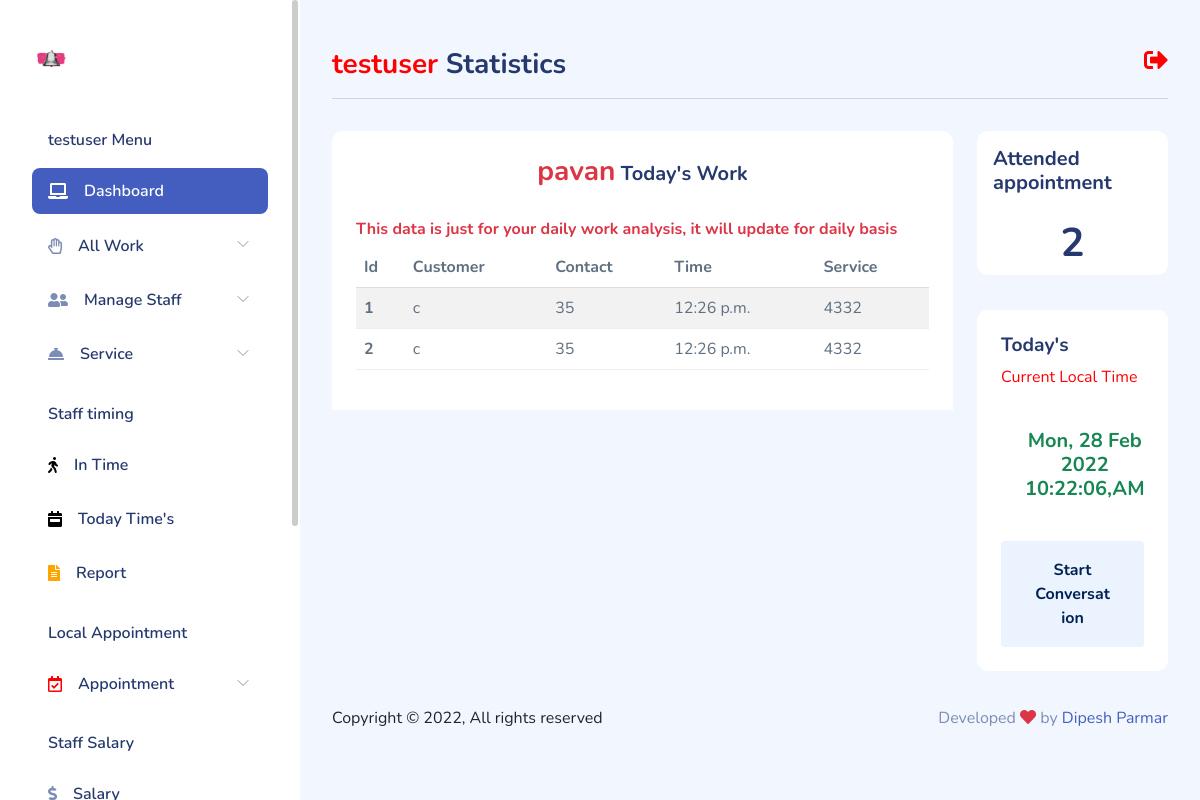
The page /client/get-today-work/pavan/ (signed in) on the database its author committed.
### client/models.py (models this page shows, shortened)
class Staff(models.Model):
    user = models.ForeignKey(User, on_delete=models.CASCADE,null=True, blank=True)
    profile = models.ImageField(upload_to = 'staff/')
    name = models.CharField(max_length=100)
    phone = models.PositiveIntegerField()
    email = models.EmailField(max_length=100, null=True, blank=True)
    service = models.CharField(max_length=100, null=True, blank=True)
    fdate = models.DateTimeField(auto_now_add=True)

class Appointment_data(models.Model):
    user = models.ForeignKey(User, on_delete=models.CASCADE,null=True, blank=True)
    uniq = models.CharField(max_length=100,null=True, blank=True)
    customer = models.CharField(max_length=100)
    phone = models.PositiveBigIntegerField()
    datex = models.DateField(max_length=100)
    timex = models.TimeField()
    service = models.CharField(max_length=100, null=True, blank=True)
    staff = models.ForeignKey(Staff, on_delete=models.CASCADE, null=True,blank=True)
    fdate = models.DateTimeField(auto_now_add=True)

### client/views.py (the view)
# urls.py: path('get-today-work/<str:sname>/', views.get_today_work, name='twork'),
@user_passes_test(lambda u: u.is_authenticated, login_url='/')
def get_today_work(request, sname):
    try:
        ssff = Staff.objects.get(Q(user=request.user) & Q(name=sname))
    except ObjectDoesNotExist:
        return HttpResponseNotFound('<h1 style="color:red;">Your Data Not Found By Object Not Found</h1>')
    except MultipleObjectsReturned:
        return HttpResponseNotFound('<h1 style="color:red;">Your Data Not Found By Multiple Object Return</h1>')
    towork = Appointment_data.objects.filter(
        Q(user=request.user) & Q(datex=datetime.date.today()) & Q(staff=ssff))
    towork_count = Appointment_data.objects.filter(
        Q(user=request.user) & Q(datex=datetime.date.today()) & Q(staff=ssff)).count()
    context = {'data': towork, 'sname': sname, 'total': towork_count}
    return render(request, 'client/get_today.html', context)

### client/templates/client/get_today.html (shortened to what this page needs)
{% extends "client/layout.html" %}
{% block table %}
    <div class="text-center mt-4 h5 mb-2"><span class="text-danger h3">{{sname}}</span>  Today's Work</div>
    <div class="card-header">
        <div class="text-danger h6">This data is just for your daily work analysis, it will update for daily basis</div>
        <div class="table-responsive">
        <table class="table table-striped">
            <thead>
              <tr>
                <th scope="col">Id</th>
                <th scope="col">Customer</th>
                <th scope="col">Contact</th>
                <th scope="col">Time</th>
                <th scope="col">Service</th>
              </tr>
            </thead>
            <tbody>
                {% if data %}
                    {% for dt in data %}
                        <tr>
                        <th scope="row">{{forloop.counter}}</th>
                        <td>{{dt.customer}}</td>
                        <td>{{dt.phone}}</td>
                        <td>{{dt.timex}}</td>
                        <td>{{dt.service}}</td>
                        </tr>
                    {% endfor %}
                {% else %}
                        <h3 class="text-danger text-center">Data Not Available</h3>
                {% endif %}
            </tbody>
          </table>
        </div>
    </div>
{% endblock table %}
{% block cardfeatur %}
<div class="p-3 h5">
    Attended appointment
</div>
<h1 class="text-center">{{total}}</h1>
{% endblock cardfeatur %}
{% block visitors  %}
<div class="card-header">
    <h4>Today's</h4><span><marquee style="color:red;">Current Local Time</marquee> </span>
</div>
<div class="px-4 pb-4">
    <div class="card-content ">
        <div class="recent-message d-flex px-4 py-3">
            <span class="text-center text-success font-weight-bold h5">
                {% now "D, d M Y" %}
                {% now "h:i:s,A" %}
            </span>
        </div>
    </div>
    <button class='btn btn-block btn-xl btn-light-primary font-bold mt-3'>Start
        Conversation</button>
</div>
{% endblock visitors  %}

### client/templates/client/layout.html (shortened to what this page needs)
{% load static %}
<!DOCTYPE html>
<html lang="en">
<head>
  <link rel="stylesheet" href="https://use.fontawesome.com/releases/v5.11.2/css/all.css">
    <link rel="stylesheet" href="{% static 'client/css/bootstrap.css' %}">
    <link rel="stylesheet" href="{% static 'client/css/bold.css' %}">
    <link rel="stylesheet" href="{% static 'client/css/perfect-scrollbar.css' %}">
    <link rel="stylesheet" href="{% static 'client/css/bootstrap-icons.css' %}">
    <link rel="stylesheet" href="{% static 'client/css/app.css' %}">
</head>
<body>
    <div id="app">
        <div id="sidebar" class="active">
            <div class="sidebar-wrapper active">
    <div class="sidebar-header">
        <div class="d-flex justify-content-between">
            <div class="logo">
                <a href="index.html"><img src="{% static 'client/img/bell.png' %}"  class="img-fluid"  alt="Logo" srcset=""></a>
            </div>
        </div>
    </div>
    <div class="sidebar-menu">
        <ul class="menu">
            <li class="sidebar-title">{{request.user}} Menu</li>
            <li
                class="sidebar-item active ">
                <a href="{% url 'client' %}" class='sidebar-link'>
                    <i class="fas fa-laptop"></i>
                    <span>Dashboard</span>
                </a>
            </li>
            <li
                class="sidebar-item  has-sub">
                <a href="#" class='sidebar-link'>
                    <i class="far fa-hand-paper"></i>
                    <span>All Work</span>
                </a>
            </li>
            <li
                class="sidebar-item  has-sub">
                <a href="#" class='sidebar-link'>
                    <i class="fas fa-user-friends"></i>
                    <span>Manage Staff</span>
                </a>
            </li>
            <li
                class="sidebar-item  has-sub">
                <a href="#" class='sidebar-link'>
                    <i class="fas fa-concierge-bell" style=""></i>
                    <span>Service</span>
                </a>
            </li>
            <li class="sidebar-title">Staff timing</li>
            <li
                class="sidebar-item  ">
                <a href="{% url 'timing' %}" class='sidebar-link'>
                    <i class="fas fa-walking" style="color:black;"></i>
                    <span>In Time</span>
                </a>
            </li>
            <li
                class="sidebar-item   ">
                <a href="{% url 'totime' %}" class='sidebar-link'>
                    <i class="fas fa-calendar-week" style="color:black;"></i>
                    <span>Today Time's</span>
                </a>
            </li>
            <li
            class="sidebar-item   ">
            <a href="{% url 'report' %}" class='sidebar-link'>
                <i class="fas fa-file-alt" style="color:orange;"></i>
                <span>Report</span>
            </a>
            </li>
            <li class="sidebar-title">Local Appointment</li>
            <li
                class="sidebar-item  has-sub">
                <a href="" class='sidebar-link'>
                    <i class="far fa-calendar-check" style="color:red;"></i>
                    <span>Appointment</span>
                </a>
            </li>
            <li class="sidebar-title">Staff Salary</li>
            <li
                class="sidebar-item  ">
                <a href="{% url 'salary' %}" class='sidebar-link'>
                    <i class="fas fa-dollar-sign"></i>
                    <span>Salary</span>
                </a>
            </li>
        </ul>
    </div>
</div>
        </div>
        <div id="main">
<div class="page-heading">
    <div class="float-end">
        <a href="{% url 'logoutv' %}"  ><i class="fas fa-sign-out-alt" style="font-size:24px; color:red;"></i></a>
    </div>
    <h3> <span style="color:red;">{{request.user}}</span> Statistics</h3>
    <hr>
</div>
<div class="page-content">
    <section class="row">
        <div class="col-12 col-lg-9">
            <div class="row">
                <div class="col-12">
                    <div class="card">
                        {% block table %}{% endblock table %}
                    </div>
                </div>
            </div>
            <div class="row">
                <div class="col-12 col-xl-4">
                </div>
                <div class="col-12 col-xl-8">
                </div>
            </div>
        </div>
        <div class="col-12 col-lg-3">
            <div class="card">
                {% block cardfeatur %}{% endblock cardfeatur %}
            </div>
            <div class="card">
                {% block visitors  %}{% endblock visitors  %}
            </div>
            </div>
        </section>
    </div>
            <footer class="black">
                <div class="footer clearfix mb-0 text-muted">
                    <div class="float-start text-dark">
                        <p>Copyright  &copy; {% now 'Y' %},   All rights reserved</p>
                    </div>
                    <div class="float-end">
                        <p>Developed <span class="text-danger"><i class="fas fa-heart"></i></span> by <a
                                href="">Dipesh Parmar</a></p>
                    </div>
                </div>
            </footer>
        </div>
    </div>
</body>
</html>

### client/static/client/css/perfect-scrollbar.css (style rules this page uses)
.ps { overflow: hidden !important; overflow-anchor: none; -ms-overflow-style: none; touch-action: auto; -ms-touch-action: auto; }

### client/static/client/css/app.css (style rules this page uses)
.btn.btn-light-primary { background-color:#ebf3ff;color:#002152 }
.btn-block { width:100% }
.card { border:none;margin-bottom:2.2rem }
.card .card-header { border:none }
.card .card-header h4 { font-size:1.2rem;font-weight:700 }
.card .card-content { position:relative }
#sidebar.active .sidebar-wrapper { left:0 }
.sidebar-wrapper { background-color:#fff;bottom:0;height:100vh;overflow-y:auto;position:fixed;top:0;transition:left .5s ease-out;width:300px;z-index:10 }
.sidebar-wrapper .sidebar-header { font-size:2rem;font-weight:700;padding:2rem 2rem 1rem }
.sidebar-wrapper .sidebar-header img { height:1.2rem }
.sidebar-wrapper .menu { font-weight:600;margin-top:2rem;padding:0 2rem }
.sidebar-wrapper .menu .sidebar-title { color:#25396f;font-size:1rem;font-weight:600;list-style:none;margin:1.5rem 0 1rem;padding:0 1rem }
.sidebar-wrapper .menu .sidebar-link { align-items:center;border-radius:.5rem;color:#25396f;display:block;display:flex;font-size:1rem;padding:.7rem 1rem;text-decoration:none;transition:all .5s }
.sidebar-wrapper .menu .sidebar-link i,.sidebar-wrapper .menu .sidebar-link svg { color:#7c8db5 }
.sidebar-wrapper .menu .sidebar-link span { margin-left:1rem }
.sidebar-wrapper .menu .sidebar-item { list-style:none;margin-top:.5rem;position:relative }
.sidebar-wrapper .menu .sidebar-item.has-sub .sidebar-link:after { color:#ccc;display:block;position:absolute;right:15px;top:12px }
.sidebar-wrapper .menu .sidebar-item.active>.sidebar-link { background-color:#435ebe }
.sidebar-wrapper .menu .sidebar-item.active>.sidebar-link span { color:#fff }
.sidebar-wrapper .menu .sidebar-item.active>.sidebar-link i,.sidebar-wrapper .menu .sidebar-item.active>.sidebar-link svg { fill:#fff;color:#fff }
.dataTable-table td,.dataTable-table thead th,.table td,.table thead th { vertical-align:middle }
.dataTable-table:not(.table-borderless) thead th,.table:not(.table-borderless) thead th { border-bottom:1px solid #dedede!important }
#main { margin-left:300px;padding:2rem }
.page-heading { margin:0 0 2rem }
.page-heading h3 { font-weight:700 }
a { text-decoration:none }
.font-bold { font-weight:700 }
.btn-xl { padding:1rem 2rem }

### rows shown on the page
Staff: name "pavan"
Appointment_data: customer "c", phone "35", timex "12:26 p.m.", service "4332"
Appointment_data: customer "c", phone "35", timex "12:26 p.m.", service "4332"

### other values the page prints
{{ request.user }} "testuser"
{{ total }} "2"
